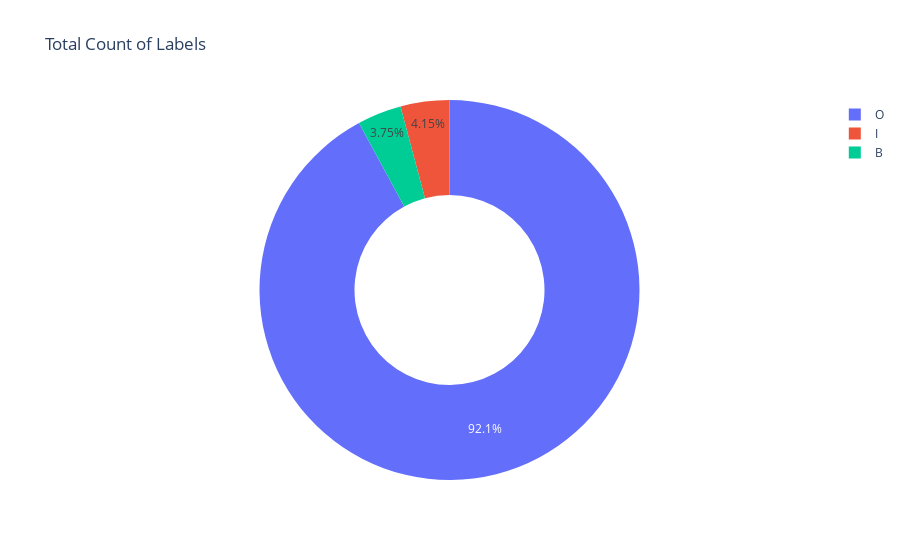

The notebook cell this image was saved under:
### Code cell
labels_pie = np.argmax(labels_min, axis=-1)
labels_pie = labels_pie.reshape(-1)
labels_pie = pd.Series(labels_pie)
labels_pie = labels_pie.map({0: 'O', 1: 'B', 2: 'I'})
labels_pie = labels_pie.value_counts()
px.pie(names = labels_pie.index,values= labels_pie.values, hole = 0.5,title ='Total Count of Labels')

### Figure 1 — Plotly figure (JSON) as saved in the notebook; plotly's stock layout.template omitted (floating-point values rounded to 4 significant figures)
{"data": [{"domain": {"x": [0, 1], "y": [0, 1]}, "hole": 0.5, "hovertemplate": "label=%{label}<br>value=%{value}<extra></extra>", "labels": ["O", "I", "B"], "legendgroup": "", "name": "", "showlegend": true, "type": "pie", "values": [17535, 791, 714]}], "layout": {"legend": {"tracegroupgap": 0}, "title": {"text": "Total Count of Labels"}}}
